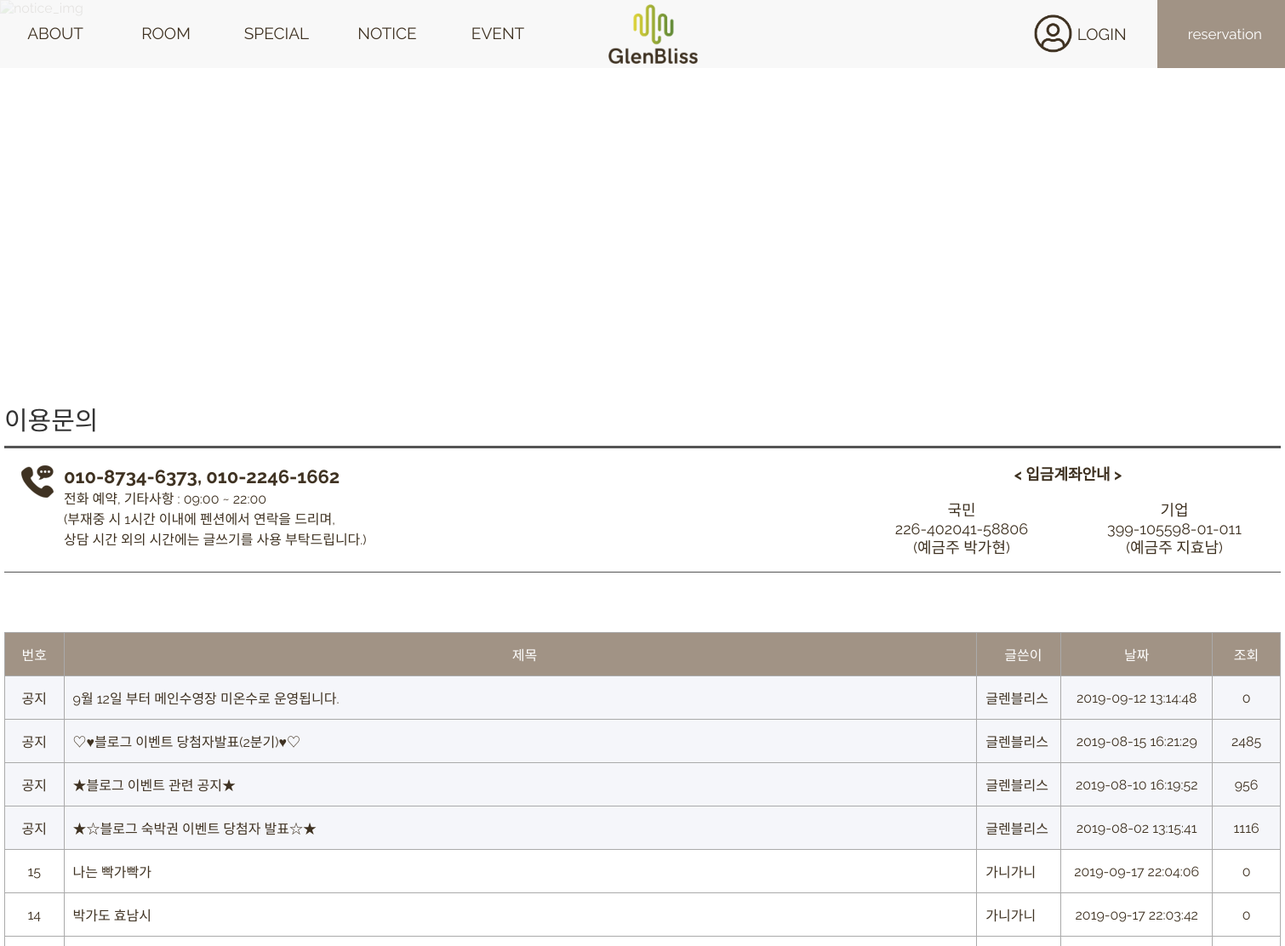
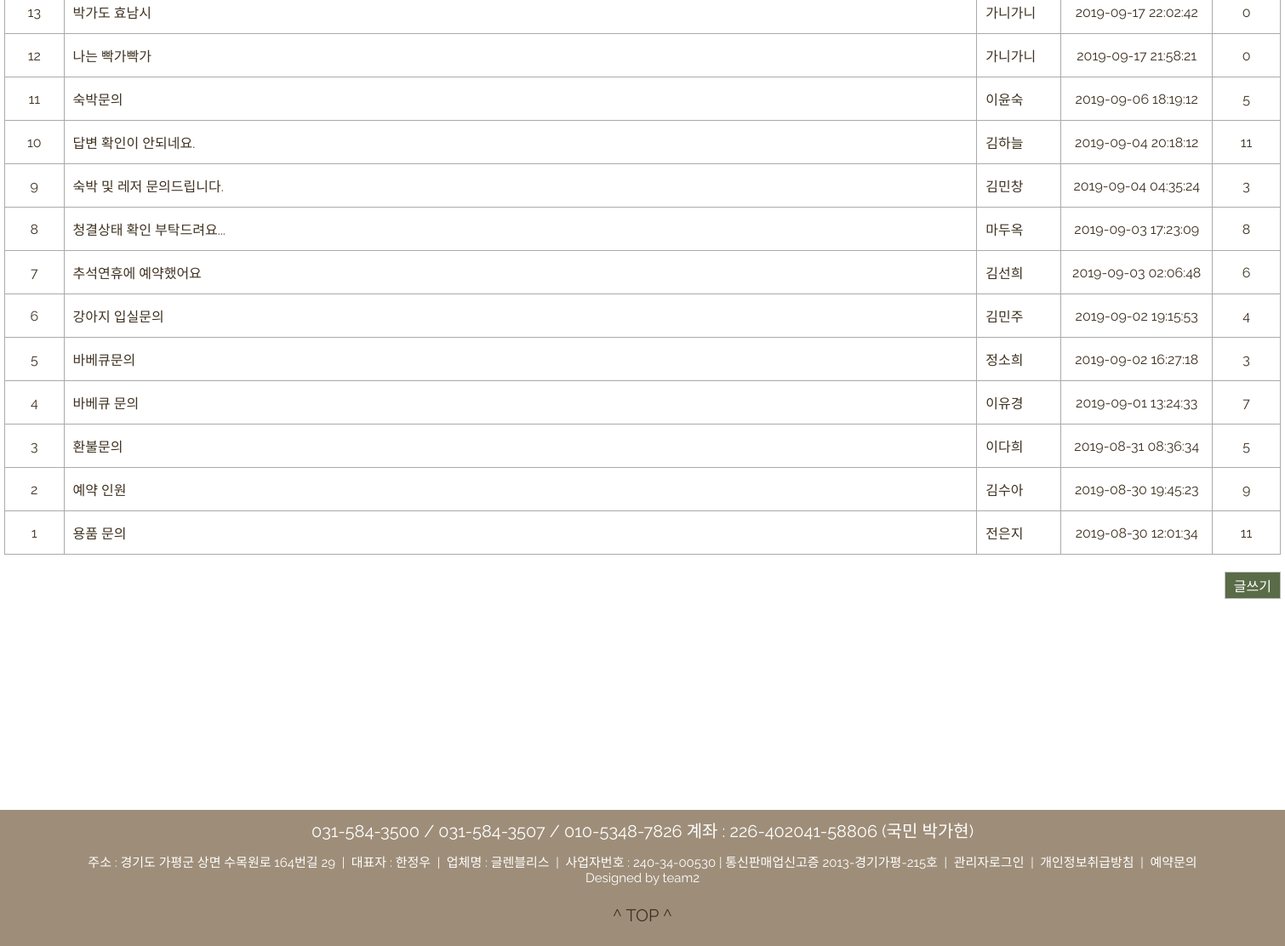
The app's page /GlenBliss/html/notice/question.php with its own data (2 pictures, top to bottom).
### tables this page shows
CREATE TABLE `notice` (
  `NOTICE_ID` int(11) NOT NULL,
  `NOTICE_TITLE` varchar(100) NOT NULL,
  `NOTICE_CONTENTS` varchar(5000) DEFAULT NULL,
  `NOTICE_MEM_USERID` int(11) NOT NULL,
  `NOTICE_MEM_NICKNAME` char(100) NOT NULL,
  `NOTICE_DATE` datetime NOT NULL,
  `NOTICE_LOOK` int(11) NOT NULL,
  `NOTICE_VOID` varchar(1000) DEFAULT NULL
);

CREATE TABLE `inquiry` (
  `INQ_ID` int(11) NOT NULL,
  `INQ_TITLE` varchar(100) NOT NULL,
  `INQ_CONTENTS` varchar(5000) DEFAULT NULL,
  `INQ_MEM_USERID` int(11) NOT NULL,
  `INQ_MEM_NICKNAME` char(100) NOT NULL,
  `INQ_DATE` datetime NOT NULL,
  `INQ_LOOK` int(11) NOT NULL,
  `INQ_VOID` varchar(1000) DEFAULT NULL
);

### GlenBliss/php/common.php (called while the page is built, shortened)
<?php
function sqlDB(&$conn, &$result, $sql) {
        $result = @mysqli_query($conn,$sql);
        return 1;
}
?>

### GlenBliss/html/notice/question.php (the view, shortened to what this page needs)
<?php
include('../../php/common.php');
$sql = "SELECT * FROM NOTICE ORDER BY NOTICE_ID DESC LIMIT 4";
sqlDB($conn, $result, $sql);
while($row = mysqli_fetch_assoc($result)){
    @$table_list .=
        "<tr>
            <td>공지</td>
            <td><a href='./notice_answer.php?id=\"{$row['NOTICE_ID']}\"'>".$row['NOTICE_TITLE']."</a></td>
            <td>".$row['NOTICE_MEM_NICKNAME']."</td>
            <td>{$row['NOTICE_DATE']}</td>
            <td>{$row['NOTICE_LOOK']}</td>
        </tr>
    ";
};
$sql = "SELECT * FROM INQUIRY ORDER BY INQ_ID DESC";
sqlDB($conn, $result, $sql);
$limit_cnt = mysqli_num_rows($result);
while($row = mysqli_fetch_assoc($result)){
    $table_list .=
        "<tr>
            <td>$limit_cnt</td>
            <td><a href='./question_answer.php?id=\"{$row['INQ_ID']}\"'>".$row['INQ_TITLE']."</a></td>
            <td>".$row['INQ_MEM_NICKNAME']."</td>
            <td>{$row['INQ_DATE']}</td>
            <td>{$row['INQ_LOOK']}</td>
        </tr>
        ";
    $limit_cnt--;
};
?>
<!DOCTYPE html>
<html lang="ko">
    <head>
        <link rel="stylesheet" href="https://cdn.jsdelivr.net/npm/xeicon@2.3.3/xeicon.min.css">
        <link rel="stylesheet" href="../../css/reset.css">
        <link rel="stylesheet" href="../../css/header.css">
        <link rel="stylesheet" href="../../css/footer.css">
        <link rel="stylesheet" href="../../css/notice/question.css">
    </head>
    <body>
        <div id="wrap">
            <?php include("../../php/header.php"); ?>
            <div class='notice_nav'>
                <div>
                    <h1><a href="./notice.php">공지사항</a>
                    </h1>
                    <h1><a href="./question.php">이용문의</a>
                    </h1>
                    <h1><a href="./review.php">여행후기</a>
                    </h1>
                    <h1><a href="./guide.php">예약안내</a>
                    </h1>
                </div>
            </div>
            <div class='contents'>
                    <h2>이용문의</h2>
                    <div class='horizon1'></div>
                    <div class='left_head'>
                        <img src="../../images/notice/Phone.png" alt='question'>
                        <p>
                            <span>010-8734-6373, 010-2246-1662</span><br>
                            전화 예약, 기타사항 : 09:00 ~ 22:00</h5><br>
                            (부재중 시 1시간 이내에 펜션에서 연락을 드리며,<br>
                            상담 시간 외의 시간에는 글쓰기를 사용 부탁드립니다.)
                        </p>
                    </div>
                    <div class='right_head'>
                        <h4>&lt; 입금계좌안내 &gt;</h4>
                        <div class='account1'>
                            <p>
                                국민<br>
                                226-402041-58806<br>
                                (예금주 박가현)
                            </p>
                        </div>
                        <div class='account2'>
                            <p>
                                기업<br>
                                399-105598-01-011<br>
                                (예금주 지효남)
                            </p>
                        </div>
                    </div>
                    <div class='horizon2'></div>
                <table>
                    <tr>
                        <td>번호</td>
                        <td>제목</td>
                        <td>글쓴이</td>
                        <td>날짜</td>
                        <td>조회</td>
                    </tr>
                    <?=$table_list?>
                </table>
                <button id='write_btn'>글쓰기</button>
		<div class='space_box'></div>
            </div>
            <?php include("../../php/footer.php"); ?>
        </div>
    </body>
</html>

### GlenBliss/css/header.css (style rules this page uses)
html { scroll-behavior: smooth; }
#wrap { width: 100%; background-color: #fff; }

### GlenBliss/css/notice/question.css (style rules this page uses)
html, body { width: 100%; }
button { cursor: pointer; }
a { text-decoration: none; color: inherit; }
.notice_nav { width: 100%; height: 400px; position: relative; }
.notice_nav > div { width: 750px; height: 40px; position: absolute; bottom: 10%; left: 50%; margin-left: -375px; }
.notice_nav h1:first-child { margin-left: 0; }
.notice_nav h1 { width: 85px; height: 40px; font-size: 22px; color: #fff; float: left; margin-left: 130px; cursor: pointer; }
.contents { width: 1500px; margin: auto; margin-top: 70px; position: relative; }
.contents > h2 { font-size: 30px; color: #333; font-weight: 500; }
.horizon1 { width: 100%; height: 3px; background-color: #555; margin-top: 10px; }
.left_head { width: 500px; height: 140px; float: left; margin: 20px 0 0 20px; }
.left_head > img { float: left; }
.left_head > p { margin-left: 50px; }
.left_head > p > span { font-size: 22px; font-weight: bold; }
.right_head { width: 500px; height: 140px; float: right; margin: 20px 0 0 20px; font-size: 18px; line-height: 22px; }
.right_head > h4 { text-align: center; }
.account1 { width: 50%; height: 100%; float: left; margin-top: 20px; }
.account1 > p { text-align: center; }
.account2 { width: 50%; height: 100%; float: right; margin-top: 20px; }
.account2 > p { text-align: center; }
.horizon2 { width: 100%; height: 1px; margin-top: 145px; background-color: #555; }
table { width: 1500px; margin-top: 70px; border-collapse: collapse; }
tr:first-child { background-color: #a19385; }
tr:nth-child(2) { background-color: #f5f6fa; }
tr:nth-child(3) { background-color: #f5f6fa; }
tr:nth-child(4) { background-color: #f5f6fa; }
tr:nth-child(5) { background-color: #f5f6fa; }
tr:first-child > td { color: #fff; text-align: center; }
td:nth-child(1) { text-align: center; width: 70px; height: 50px; }
td:nth-child(2) { text-indent: 10px; width: 1100px; height: 50px; }
td:nth-child(3) { text-indent: 10px; width: 100px; height: 50px; }
td:nth-child(4) { text-align: center; width: 180px; height: 50px; }
td:nth-child(5) { text-align: center; width: 80px; height: 50px; }
td { border: 1px solid #aaa; }
.contents > button { position: absolute; right: 0; margin-top: 20px; background-color: #5a6b47; color: #fff; padding: 3px 10px; border: 1px solid #bdbdbd; }
.contents>.space_box { width: 1500px; height: 300px; }

### records on screen
notice: NOTICE_TITLE "9월 12일 부터 메인수영장 미온수로 운영됩니다.", NOTICE_MEM_NICKNAME "글렌블리스", NOTICE_DATE "2019-09-12 13:14:48", NOTICE_LOOK "0"
notice: NOTICE_TITLE "♡♥블로그 이벤트 당첨자발표(2분기)♥♡", NOTICE_MEM_NICKNAME "글렌블리스", NOTICE_DATE "2019-08-15 16:21:29", NOTICE_LOOK "2485"
notice: NOTICE_TITLE "★블로그 이벤트 관련 공지★", NOTICE_MEM_NICKNAME "글렌블리스", NOTICE_DATE "2019-08-10 16:19:52", NOTICE_LOOK "956"
notice: NOTICE_TITLE "★☆블로그 숙박권 이벤트 당첨자 발표☆★", NOTICE_MEM_NICKNAME "글렌블리스", NOTICE_DATE "2019-08-02 13:15:41", NOTICE_LOOK "1116"
inquiry: INQ_TITLE "나는 빡가빡가", INQ_MEM_NICKNAME "가니가니", INQ_DATE "2019-09-17 22:04:06", INQ_LOOK "0"
inquiry: INQ_TITLE "박가도 효남시", INQ_MEM_NICKNAME "가니가니", INQ_DATE "2019-09-17 22:03:42", INQ_LOOK "0"
inquiry: INQ_TITLE "박가도 효남시", INQ_MEM_NICKNAME "가니가니", INQ_DATE "2019-09-17 22:02:42", INQ_LOOK "0"
inquiry: INQ_TITLE "나는 빡가빡가", INQ_MEM_NICKNAME "가니가니", INQ_DATE "2019-09-17 21:58:21", INQ_LOOK "0"
inquiry: INQ_TITLE "숙박문의", INQ_MEM_NICKNAME "이윤숙", INQ_DATE "2019-09-06 18:19:12", INQ_LOOK "5"
inquiry: INQ_TITLE "답변 확인이 안되네요.", INQ_MEM_NICKNAME "김하늘", INQ_DATE "2019-09-04 20:18:12", INQ_LOOK "11"
inquiry: INQ_TITLE "숙박 및 레저 문의드립니다.", INQ_MEM_NICKNAME "김민창", INQ_DATE "2019-09-04 04:35:24", INQ_LOOK "3"
inquiry: INQ_TITLE "청결상태 확인 부탁드려요...", INQ_MEM_NICKNAME "마두옥", INQ_DATE "2019-09-03 17:23:09", INQ_LOOK "8"
inquiry: INQ_TITLE "추석연휴에 예약했어요", INQ_MEM_NICKNAME "김선희", INQ_DATE "2019-09-03 02:06:48", INQ_LOOK "6"
inquiry: INQ_TITLE "강아지 입실문의", INQ_MEM_NICKNAME "김민주", INQ_DATE "2019-09-02 19:15:53", INQ_LOOK "4"
inquiry: INQ_TITLE "바베큐문의", INQ_MEM_NICKNAME "정소희", INQ_DATE "2019-09-02 16:27:18", INQ_LOOK "3"
inquiry: INQ_TITLE "바베큐 문의", INQ_MEM_NICKNAME "이유경", INQ_DATE "2019-09-01 13:24:33", INQ_LOOK "7"
inquiry: INQ_TITLE "환불문의", INQ_MEM_NICKNAME "이다희", INQ_DATE "2019-08-31 08:36:34", INQ_LOOK "5"
inquiry: INQ_TITLE "예약 인원", INQ_MEM_NICKNAME "김수아", INQ_DATE "2019-08-30 19:45:23", INQ_LOOK "9"
inquiry: INQ_TITLE "용품 문의", INQ_MEM_NICKNAME "전은지", INQ_DATE "2019-08-30 12:01:34", INQ_LOOK "11"
